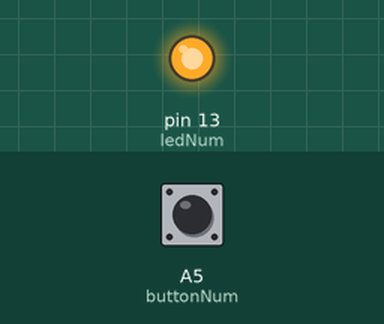
Simulated run of this sketch. Board: Arduino Uno, built with avr-gcc and run on an emulated ATmega328P. Shown: output pins drawn as LEDs (lit = HIGH). Inputs (shaded band) come from the test bench; at power-on: A5 (buttonNum) LOW.

Above: at 1.2 s.
1.3 s: A5 (buttonNum) pulled HIGH for 0.15 s
At 1.47 s:
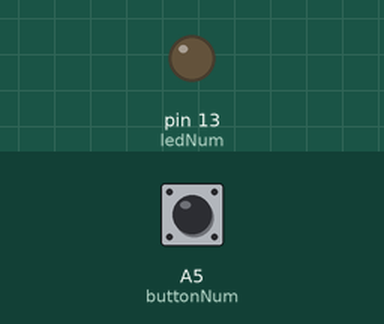
3.0 s: A5 (buttonNum) pulled HIGH for 3.2 s
At 7.5 s:
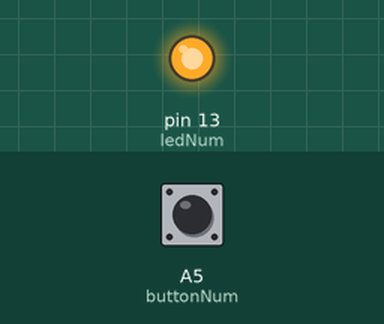
Timing chart, 0 to 9.0 s (numbered marks = the images above; inputs shaded):
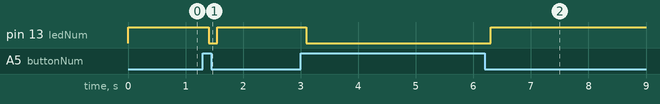

Measured:
- after the input at 1.3 s, pin 13 (ledNum): HIGH → LOW after 0.10 s, → HIGH 0.15 s later
- after the input at 3.0 s, pin 13 (ledNum): HIGH → LOW after 0.10 s, → HIGH 3.2 s later

The sketch:

Lab2.ino
```cpp
const int buttonNum = A5;
const int ledNum = 13;
int ledState = HIGH;
int buttonState;
int lastButtonState = LOW;
long lastOperationTime = 0;
long delayTime = 100;//连续按的间隔如果小于0.1秒，灯的状态不会变化


void setup() {
  pinMode(buttonNum, INPUT);
  pinMode(ledNum, OUTPUT);
  digitalWrite(ledNum, ledState);
}


void loop() {
  int reading = digitalRead(buttonNum);
  if (reading != lastButtonState) {
    lastOperationTime = millis();
  }
  if ((millis() - lastOperationTime) > delayTime) {
    if (reading != buttonState) {
      buttonState = reading;
      ledState = !ledState;
    }
  }
  digitalWrite(ledNum, ledState);
  lastButtonState = reading;
}
```
